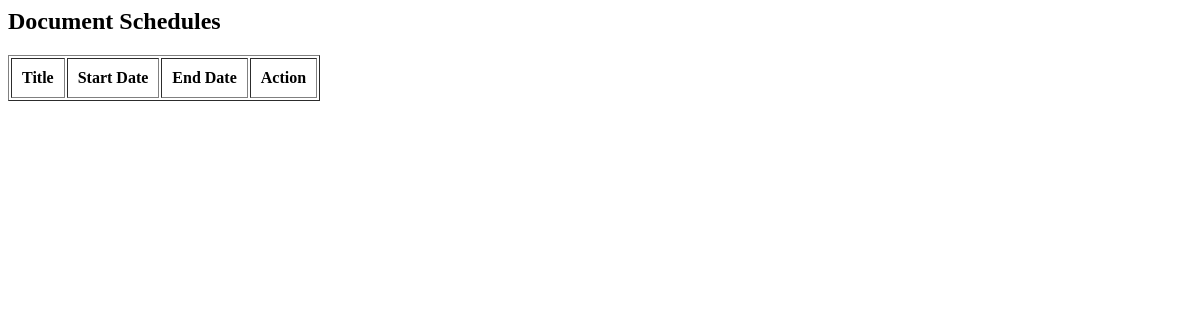
The page /WAdmin/documents/ on the database as committed earlier.
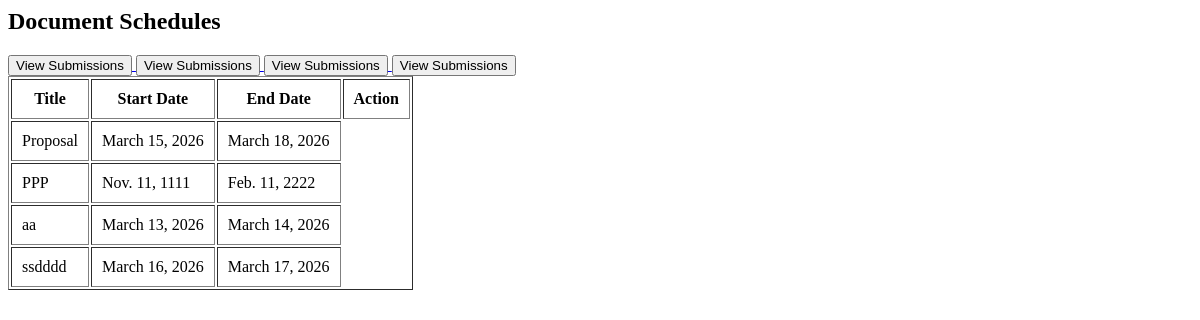
The same page on the database as committed later.
### Admin/models.py (models this page shows, shortened)
class DocumentSchedule(models.Model):
    title = models.CharField(max_length=200)
    description = models.TextField()
    start_date = models.DateField()
    end_date = models.DateField()
    file_format = models.CharField(max_length=50)
    max_size = models.IntegerField()  # size in MB
    created_at = models.DateTimeField(auto_now_add=True)

### Admin/views.py (the view)
# urls.py: path('documents/', views.admin_document_schedules, name='admin_document_schedules'),
def admin_document_schedules(request):
    schedules = DocumentSchedule.objects.all()
    return render(request,'Admin/document_schedules.html',{
        'schedules': schedules
    })

### Admin/templates/Admin/document_schedules.html
<h2>Document Schedules</h2>
<table border="1" cellpadding="10">
  <tr>
    <th>Title</th>
    <th>Start Date</th>
    <th>End Date</th>
    <th>Action</th>
  </tr>
  {% for schedule in schedules %}
  <tr>
    <td>{{ schedule.title }}</td>
    <td>{{ schedule.start_date }}</td>
    <td>{{ schedule.end_date }}</td>
    <a href="{% url 'WAdmin:admin_schedule_submissions' schedule.id %}">
      <button>View Submissions</button>
    </a>
  </tr>
  {% endfor %}
</table>

Rows that differ between the two databases and show on the page:
added DocumentSchedule: title "Proposal", start_date "March 15, 2026", end_date "March 18, 2026"
added DocumentSchedule: title "PPP", start_date "Nov. 11, 1111", end_date "Feb. 11, 2222"
added DocumentSchedule: title "aa", start_date "March 13, 2026", end_date "March 14, 2026"
added DocumentSchedule: title "ssdddd", start_date "March 16, 2026", end_date "March 17, 2026"
